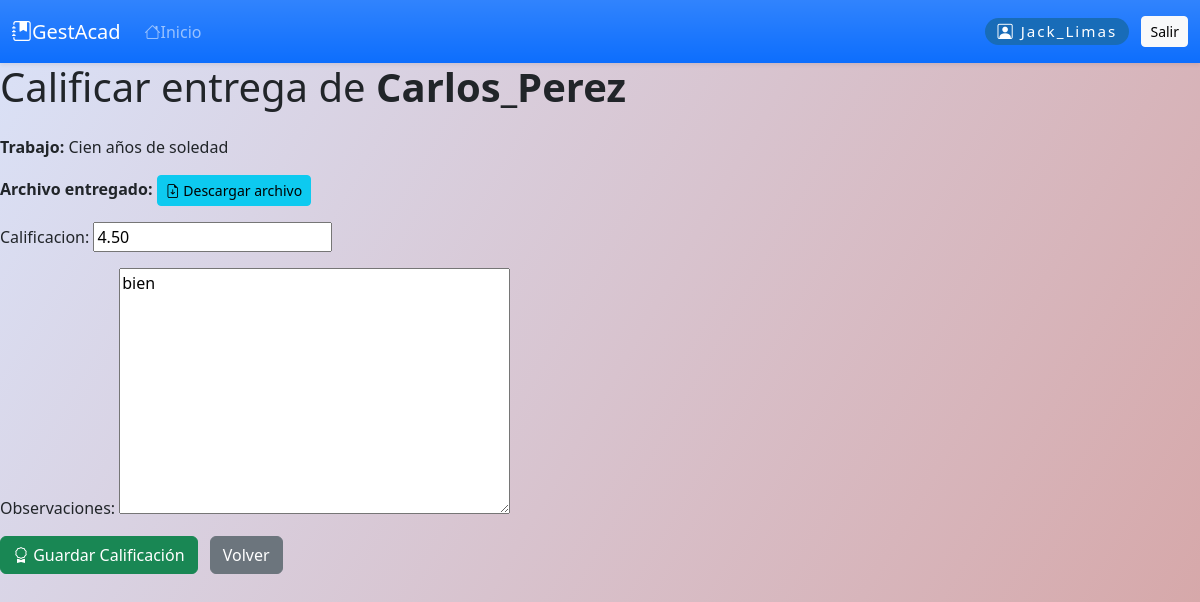
The page /trabajos/profesor/entrega/3/calificar/ (signed in) on the database its author committed.
### trabajos/models.py (models this page shows, shortened)
class EntregaTrabajo(models.Model):
    trabajo = models.ForeignKey(Trabajo, on_delete=models.CASCADE, related_name='entregas')
    estudiante = models.ForeignKey(User, on_delete=models.CASCADE, limit_choices_to={'groups__name': 'Estudiante'})
    archivo = models.FileField(upload_to='entregas/trabajos/')
    fecha_entrega = models.DateTimeField(auto_now_add=True)
    calificacion = models.DecimalField(max_digits=5, decimal_places=2, null=True, blank=True)
    observaciones = models.TextField(blank=True)

class Trabajo(models.Model):
    materia = models.ForeignKey(Materia, on_delete=models.CASCADE, related_name='trabajos')
    profesor = models.ForeignKey(User, on_delete=models.CASCADE, limit_choices_to={'groups__name': 'Profesor'})
    titulo = models.CharField(max_length=200)
    descripcion = models.TextField(blank=True)
    fecha_limite = models.DateTimeField()
    fecha_creacion = models.DateTimeField(auto_now_add=True)

### trabajos/views.py (the view)
# urls.py: path('profesor/entrega/<int:entrega_id>/calificar/', views.calificar_entrega, name='calificar_entrega'),
@login_required
def calificar_entrega(request, entrega_id):
    rol = obtener_rol(request.user)
    entrega = get_object_or_404(EntregaTrabajo, id=entrega_id, trabajo__profesor=request.user)
    if rol != 'profesor':
        messages.error(request, "Solo profesores pueden calificar entregas.")
        return redirect('trabajos:listar_trabajos')
    if request.method == 'POST':
        form = CalificarEntregaForm(request.POST, instance=entrega)
        if form.is_valid():
            form.save()
            messages.success(request, "Entrega calificada correctamente.")
            return redirect('trabajos:revisar_entregas', trabajo_id=entrega.trabajo.id)
    else:
        form = CalificarEntregaForm(instance=entrega)
    return render(request, 'trabajos/calificar_entrega.html', {'form': form, 'entrega': entrega})

### trabajos/forms.py
class CalificarEntregaForm(forms.ModelForm):
    class Meta:
        model = EntregaTrabajo
        fields = ['calificacion', 'observaciones']

### trabajos/views.py (called while the page is built)
def obtener_rol(user):
    grupos = user.groups.values_list('name', flat=True)
    if 'Profesor' in grupos or user.is_superuser:
        return 'profesor'
    elif 'Estudiante' in grupos:
        return 'estudiante'
    return None

### trabajos/templates/trabajos/calificar_entrega.html (shortened to what this page needs)
{% extends "base.html" %}
{% block content %}
<div class="content-box">
  <h1 class="mb-4">Calificar entrega de <strong>{{ entrega.estudiante.username }}</strong></h1>
  <p><b>Trabajo:</b> {{ entrega.trabajo.titulo }}</p>
  <p><b>Archivo entregado:</b>
    {% if entrega.archivo %}
      <a href="{{ entrega.archivo.url }}" target="_blank" class="btn btn-info btn-sm">
        <i class="bi bi-file-earmark-arrow-down"></i> Descargar archivo
      </a>
    {% else %}
      <span class="text-muted">No hay archivo enviado.</span>
    {% endif %}
  </p>
  <form method="post">
    {{ form.as_p }}
    <button class="btn btn-success" type="submit"><i class="bi bi-award"></i> Guardar Calificación</button>
    <a href="{% url 'trabajos:revisar_entregas' entrega.trabajo.id %}" class="btn btn-secondary ms-2">Volver</a>
  </form>
</div>
{% endblock %}

### templates/base.html (shortened to what this page needs)
<!DOCTYPE html>
<html lang="es">
<head>
    <link href="https://cdn.jsdelivr.net/npm/bootstrap@5.3.2/dist/css/bootstrap.min.css" rel="stylesheet">
    <link href="https://cdn.jsdelivr.net/npm/bootstrap-icons@1.10.5/font/bootstrap-icons.css" rel="stylesheet">
</head>
<body>
<nav class="navbar navbar-expand-lg navbar-dark bg-gradient bg-primary shadow-sm">
  <div class="container-fluid">
    <a class="navbar-brand d-flex align-items-center" href="{% url 'dashboard:dashboard' %}">
        <i class="bi bi-journal-bookmark-fill"></i> GestAcad
    </a>
    <div class="collapse navbar-collapse" id="navbarSupportedContent">
      <ul class="navbar-nav me-auto mb-2 mb-lg-0">
        {% if rol == 'admin' %}
          <li class="nav-item"><a class="nav-link" href="{% url 'dashboard:dashboard' %}"><i class="bi bi-house-fill"></i>Dashboard</a></li>
          <li class="nav-item"><a class="nav-link" href="{% url 'usuarios:perfil' %}"><i class="bi bi-person-badge-fill"></i>Usuarios</a></li>
          <li class="nav-item"><a class="nav-link" href="{% url 'cursos:listar_cursos' %}"><i class="bi bi-easel2-fill"></i>Cursos</a></li>
          <li class="nav-item"><a class="nav-link" href="{% url 'cursos:listar_materias' %}"><i class="bi bi-journals"></i>Materias</a></li>
          <li class="nav-item"><a class="nav-link" href="{% url 'calificaciones:listar_calificaciones' %}"><i class="bi bi-award-fill"></i>Calificaciones</a></li>
          <li class="nav-item"><a class="nav-link" href="{% url 'asistencia:listar_asistencia' %}"><i class="bi bi-calendar-check-fill"></i>Asistencias</a></li>
        {% else %}
          <li class="nav-item"><a class="nav-link" href="{% url 'home' %}"><i class="bi bi-house"></i>Inicio</a></li>
        {% endif %}
      </ul>
      {% if user.is_authenticated %}
      <span class="navbar-text d-flex align-items-center">
        <span class="perfil-chip"><i class="bi bi-person-square"></i> {{ user.username }}</span>
        <form action="{% url 'usuarios:logout' %}" method="post" style="display:inline;">
            <button type="submit" class="btn btn-light btn-sm">Salir</button>
        </form>
      </span>
      {% endif %}
    </div>
  </div>
</nav>
{% block content %}{% endblock %}
</body>
</html>

### templates/base.html (style rules this page uses)
body { background: linear-gradient(120deg, #dae2f8 0%, #d6a4a4 100%); min-height: 100vh; margin: 0; }
.navbar { position: sticky; top: 0; z-index: 1000; }
.perfil-chip { background: #186cb8; color: #fff; border-radius: 1em; padding: 0.13em 0.8em 0.13em 0.8em; font-size: 0.95em; margin-right: 0.8em; letter-spacing: 0.13em; }

### rows shown on the page
EntregaTrabajo: estudiante.username "Carlos_Perez", trabajo.titulo "Cien años de soledad", calificacion "4.50", observaciones "bien"

### other values the page prints
{{ user.username }} "Jack_Limas"
